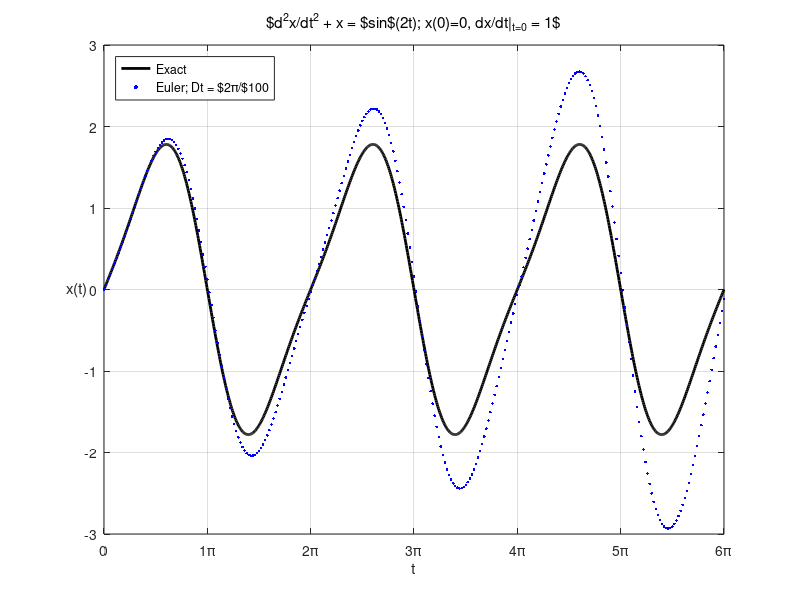
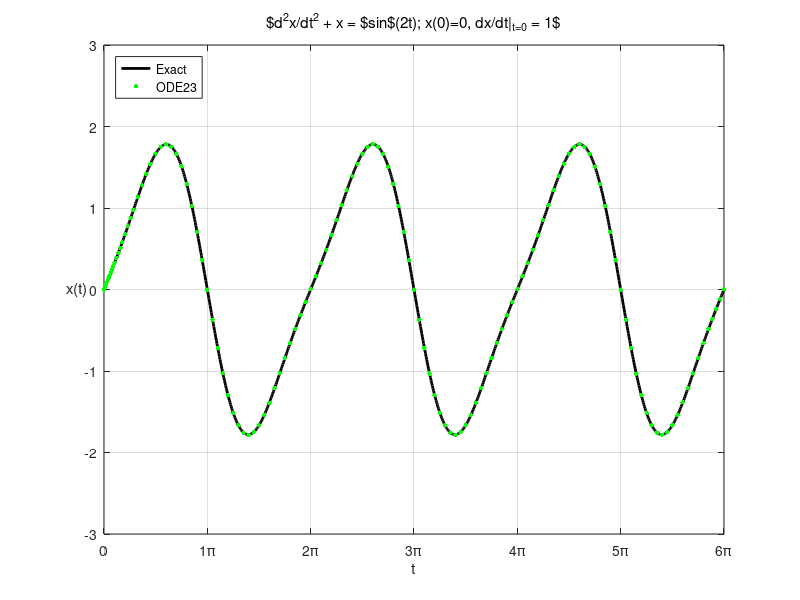

MATLAB code to generate these figures, in order: (Note: this script raises an error after producing the figures.)
clear;

% x'' + x = f(t)
% dx/dt = v
% dv/dt = -x + f(t)
%
% x(0) = 0
% dx/dt|_{t=0} = 1

% Solution to homogeneous equation (f(t) = 0) is
% sin(t), so period = 2*pi.

% Exact solution
te = linspace(0,2*pi*3,1000);
xe = (5/3)*sin(te)-(1/3)*sin(2*te);

%%%%%%%%%%%%%%%%%%%%%%%%%%%%%%%%%%%%%%%%%%%%%%%%%%%%%%%
% Forward Euler solution
%%%%%%%%%%%%%%%%%%%%%%%%%%%%%%%%%%%%%%%%%%%%%%%%%%%%%%%
% Choose Dt to be much smaller than period of 2*pi
S = 100;
Dt = 2*pi/S;
t = [0:Dt:3*2*pi];

v(1) = 1;
x(1) = 0;

for i = 1:length(t)-1
    x(i+1) = x(i)+Dt*v(i);
    v(i+1) = v(i)+Dt*(-x(i)+sin(2*t(i)));
end

figure(1);clf;grid on;hold on;
   plot(te,xe,'k','LineWidth',2);
   plot(NaN,NaN,'b.','MarkerSize',10); % So dot is larger in legend
   plot(t,x,'b.');
   xlabel('t');
   ylabel('x(t)');
   legend('Exact',sprintf('Euler; Dt = $2\\pi/$%d',S),...
       'Location','NorthWest');
%%%%%%%%%%%%%%%%%%%%%%%%%%%%%%%%%%%%%%%%%%%%%%%%%%%%%%%

%%%%%%%%%%%%%%%%%%%%%%%%%%%%%%%%%%%%%%%%%%%%%%%%%%%%%%%
% ODE23 solution
%%%%%%%%%%%%%%%%%%%%%%%%%%%%%%%%%%%%%%%%%%%%%%%%%%%%%%%
dydt = @(t,y) [y(2);-y(1)+sin(2*t)];
options = odeset('MaxStep',2*pi/10);
[t23,y23] = ode45(dydt,[0,2*pi*3],[0,1],options);

figure(2);clf;grid on;hold on;
   plot(te,xe,'k','LineWidth',2);
   plot(NaN,NaN,'g.','MarkerSize',10); % So dot is larger in legend
   plot(t23,y23(:,1),'g.','MarkerSize',10);
   xlabel('t');
   ylabel('x(t)');
   legend('Exact','ODE23',...
       'Location','NorthWest');
%%%%%%%%%%%%%%%%%%%%%%%%%%%%%%%%%%%%%%%%%%%%%%%%%%%%%%%
  
%%%%%%%%%%%%%%%%%%%%%%%%%%%%%%%%%%%%%%%%%%%%%%%%%%%%%%%%%%%%%%%%%%%%%%%%
% The following are optional plot formatting commands.
%%%%%%%%%%%%%%%%%%%%%%%%%%%%%%%%%%%%%%%%%%%%%%%%%%%%%%%%%%%%%%%%%%%%%%%%
for i = 1:2
   figure(i)
   yh = get(gca,'YLabel');
   set(yh,'Rotation',0,'VerticalAlignment','middle');
   title('$d^2x/dt^2 + x = $sin$(2t); x(0)=0, dx/dt|_{t=0} = 1$',...
       'FontWeight','normal');
   box on;
   set(gca,'XTick',[0:pi:6*pi])
   xl = cellstr(get(gca,'XTickLabel'));
   for i = 2:length(xl)
        xl{i} = sprintf('%d\\pi',i-1);
   end
   axis tight;
   set(gca,'XTickLabel',xl);
   set(gca,'YLim',[-3,3])
end

figure(1)
    saveplots('HarmonicOscillatorII_Exact_vs_Euler')
figure(2)
    saveplots('HarmonicOscillatorII_Exact_vs_ODE23')

%%%%%%%%%%%%%%%%%%%%%%%%%%%%%%%%%%%%%%%%%%%%%%%%%%%%%%%%%%%%%%%%%%%%%%%%
% End optional formatting commands
%%%%%%%%%%%%%%%%%%%%%%%%%%%%%%%%%%%%%%%%%%%%%%%%%%%%%%%%%%%%%%%%%%%%%%%%
